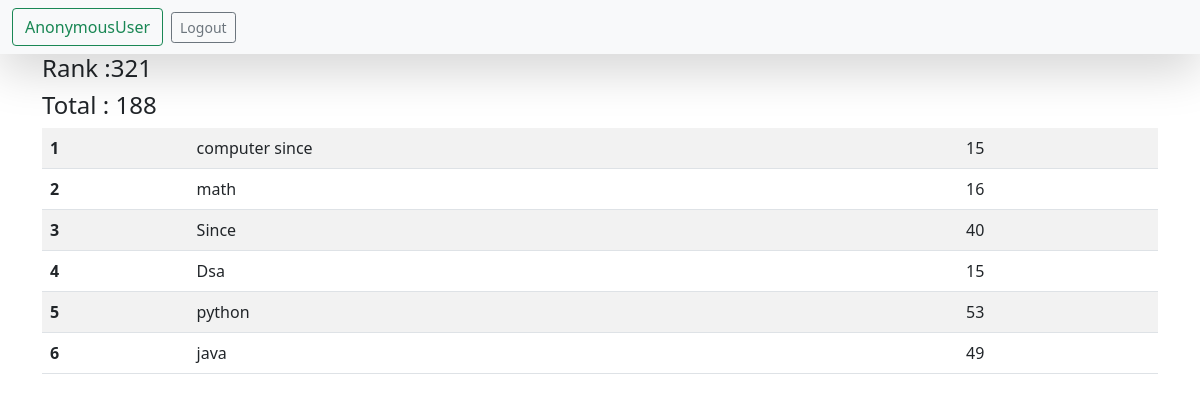
The app's page /see_marks/STU-0447/ with its own data.
### models/models.py (models this page shows, shortened)
class ReportCard(models.Model):
    student = models.ForeignKey(Student, related_name="studentreportcard", on_delete=models.CASCADE)
    student_ranks = models.IntegerField()
    data_of_report_card_generation = models.DateField(auto_now_add=True)
    class Meta:
        unique_together = ['student_ranks' , 'data_of_report_card_generation']

class Student(models.Model):
    department = models.ForeignKey(Department, related_name="depart", on_delete=models.CASCADE)
    student_id = models.OneToOneField(StudentID , related_name="studentid", on_delete=models.CASCADE)
    student_name = models.CharField(max_length=100)
    student_email = models.EmailField(unique=True)
    student_age = models.IntegerField(default=18)
    student_address = models.TextField()
    is_deleted = models.BooleanField(default=False)
    objects = StudentManager()
    admin_objects = models.Manager()
    class Meta:
        ordering = ['student_name']
        verbose_name = "student"

class SubjectMarks(models.Model):
    student = models.ForeignKey(Student, related_name="studentmarks", on_delete=models.CASCADE)
    subject = models.ForeignKey(Subject , on_delete=models.CASCADE)
    marks = models.IntegerField()
    class Meta:
        unique_together = ['student' , 'subject']

class Subject(models.Model):
    subject_name = models.CharField(max_length=100)

### models/views.py (the view)
# urls.py: path('see_marks/<student_id>/', see_marks, name="see_marks"),
def see_marks(request , student_id):
    queryset = SubjectMarks.objects.filter(student__student_id__student_id = student_id)
    total_marks = queryset.aggregate(total_marks = Sum('marks'))
    rank = ReportCard.objects.filter(student__student_id__student_id = student_id)
    return render(request , 'report/see_marks.html',{'queryset': queryset,'total_marks':total_marks,'rank': rank})

### templates/report/see_marks.html (shortened to what this page needs)
<!doctype html>
<html lang="en">
  <head>
    <link href="https://cdn.jsdelivr.net/npm/bootstrap@5.0.2/dist/css/bootstrap.min.css" rel="stylesheet">
  </head>
  <body>
    <nav class="navbar navbar-light bg-light shadow-lg">
      <form class="container-fluid justify-content-start">
        <button class="btn btn-outline-success me-2" type="button">{{request.user.first_name}} {{request.user}}</button>
        <a href="{% url 'logout' %}" class="btn btn-sm btn-outline-secondary" type="button">Logout</a>
      </form>
    </nav>
<div class="container">
    <h4>Rank :{{rank.first.student.studentreportcard.first.student_ranks}}</h4>
    <h4>Total : {{total_marks.total_marks}}</h4>
    <table class="table table-striped">
        <tbody>
            {% for marks in queryset %}
          <tr>
            <th scope="row">{{forloop.counter}}</th>
            <td>{{marks.subject.subject_name}}</td>
            <td>{{marks.marks}}</td>
          </tr>
            {% endfor %}
        </tbody>
      </table>
</div>
  </body>
</html>

### records on screen
ReportCard: first.student.studentreportcard.first.student_ranks "321"
SubjectMarks: subject.subject_name "computer since", marks "15"
SubjectMarks: subject.subject_name "math", marks "16"
SubjectMarks: subject.subject_name "Since", marks "40"
SubjectMarks: subject.subject_name "Dsa", marks "15"
SubjectMarks: subject.subject_name "python", marks "53"
SubjectMarks: subject.subject_name "java", marks "49"

### other values on screen
{{ request.user }} "AnonymousUser"
{{ total_marks.total_marks }} "188"
